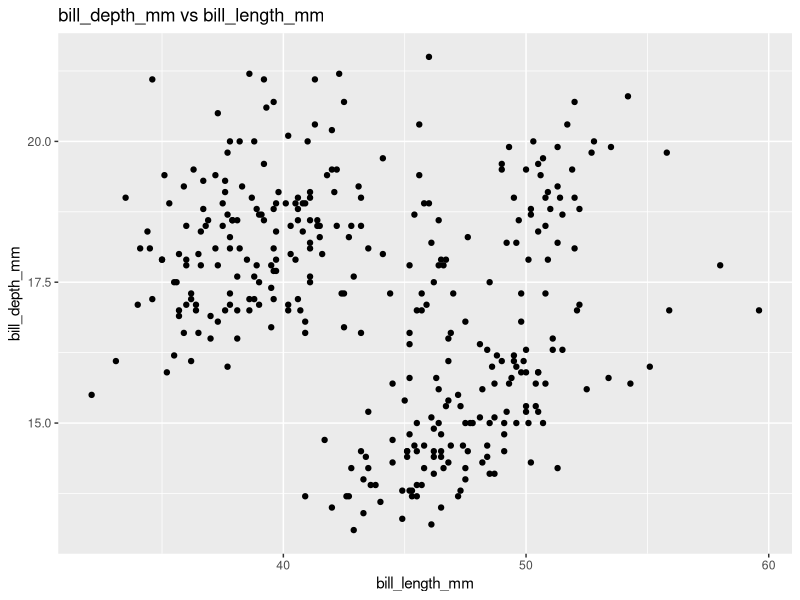
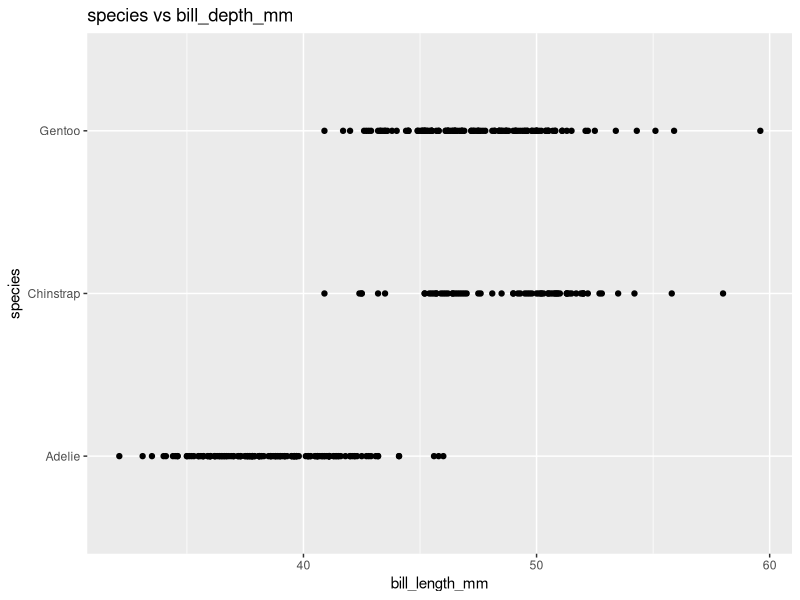
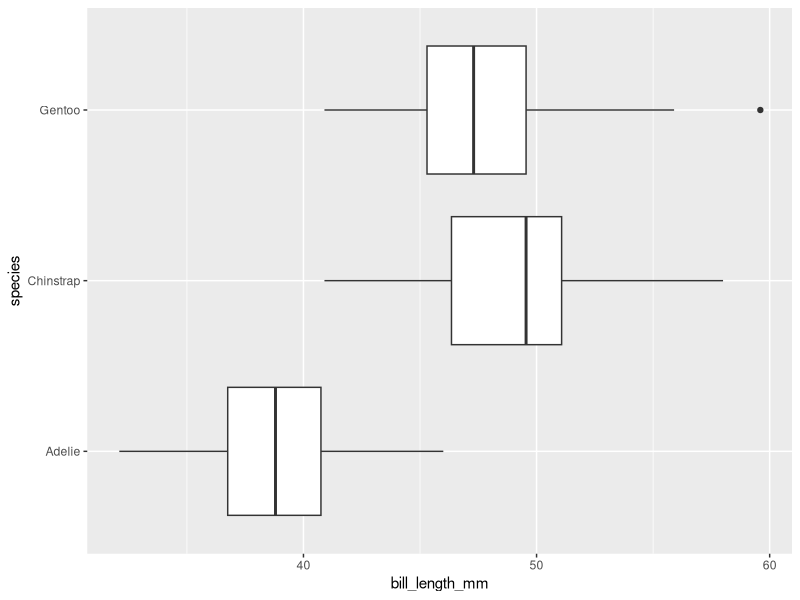
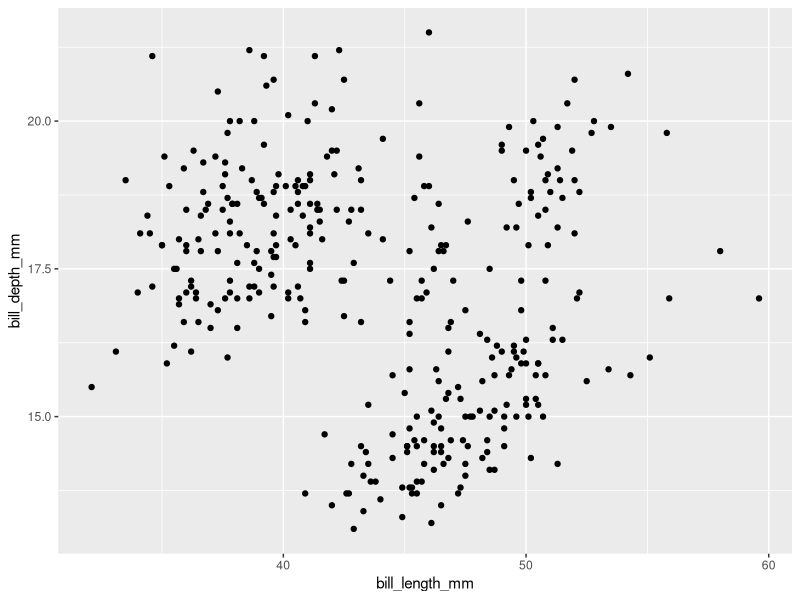
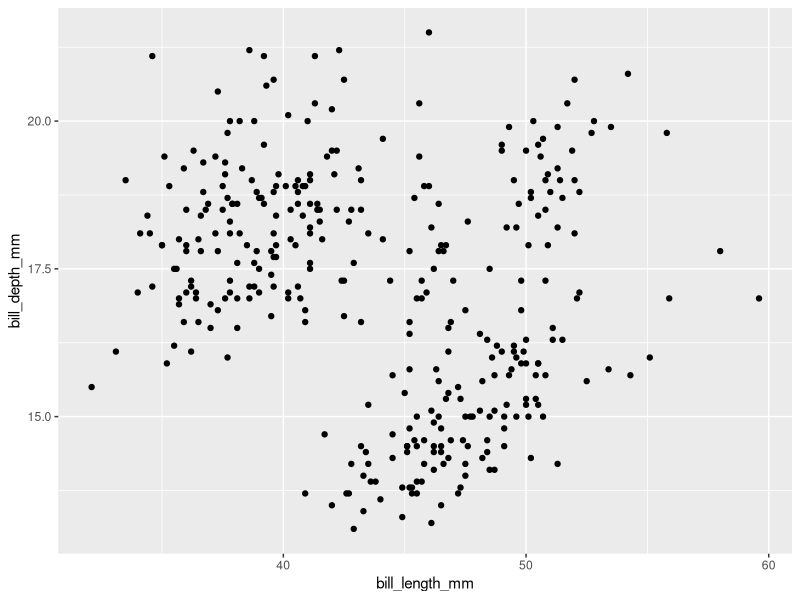
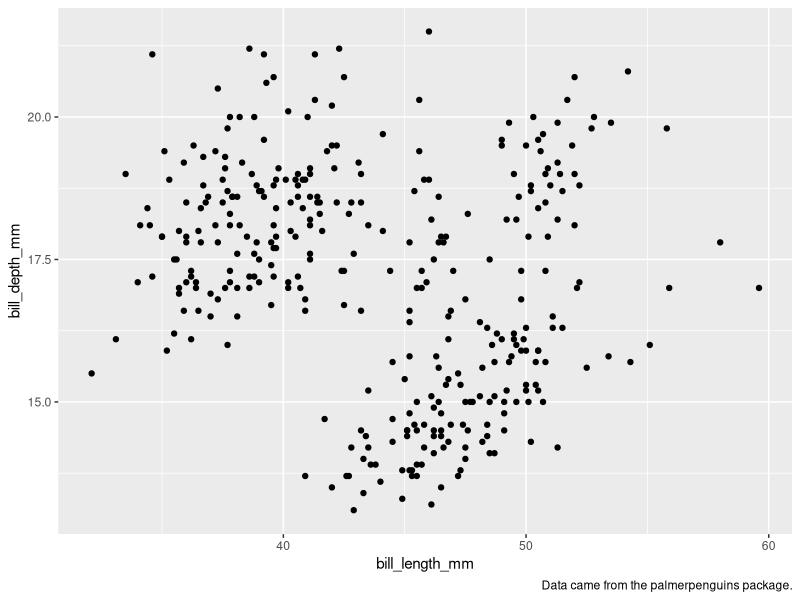
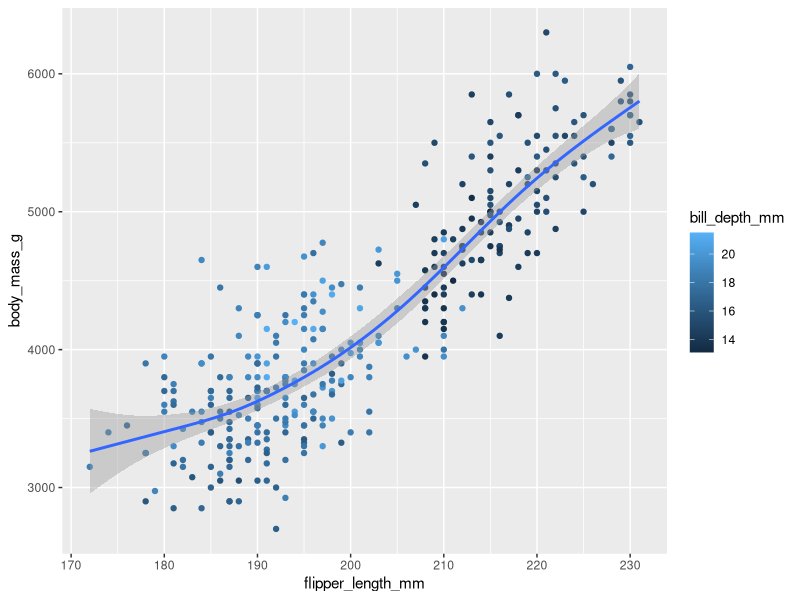
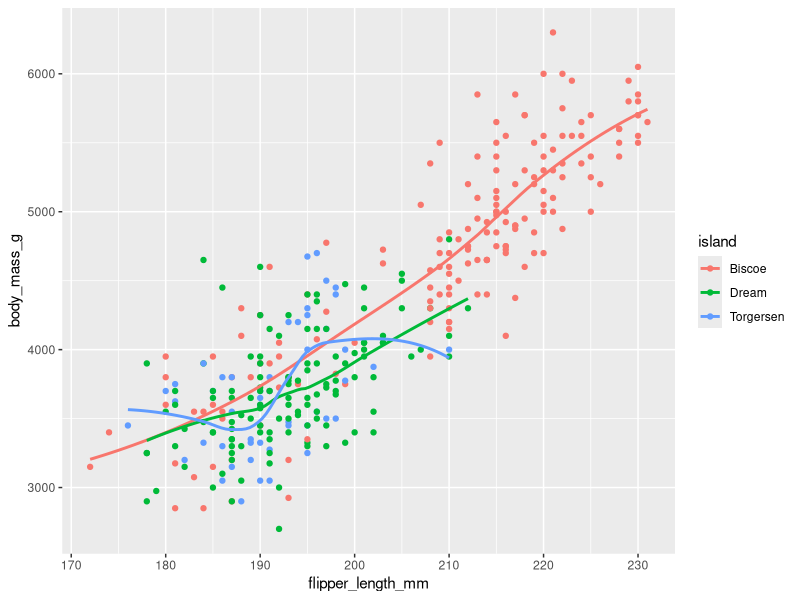

Write R code to recreate these figures, in order.
## ---- chunk 1
#| output: false
# Loading Packages
library(tidyverse)
library(palmerpenguins)

## ---- chunk 2
dim(penguins)
## ---- chunk 3
penguins |> # Following tidyverse style guide by using pipes
    ggplot(mapping = aes(y = bill_depth_mm, x = bill_length_mm)) + 
    geom_point() +
    labs(title="bill_depth_mm vs bill_length_mm")
## ---- chunk 4
penguins |> 
    ggplot(mapping = aes(y = species, x = bill_length_mm)) + 
    geom_point() + 
    labs(title="species vs bill_depth_mm")
## ---- chunk 5
penguins |>
    ggplot(mapping = aes(y = species, x = bill_length_mm)) + 
    geom_boxplot()
## ---- chunk 6
penguins |>
    ggplot(mapping =  aes(y = bill_depth_mm, x = bill_length_mm)) + 
    geom_point()
## ---- chunk 7
penguins |>
    ggplot() + 
    geom_point(
        mapping = aes(y = bill_depth_mm, x = bill_length_mm),
        na.rm = TRUE
        )
## ---- chunk 8
penguins |>
    ggplot() + 
    geom_point(
        mapping = aes(y = bill_depth_mm, x = bill_length_mm),
        na.rm = TRUE
    ) +
    labs(caption = "Data came from the palmerpenguins package.")
## ---- chunk 9
penguins |>
    ggplot(mapping = aes(y = body_mass_g, x = flipper_length_mm)) + 
    geom_point(mapping = aes(color = bill_depth_mm), na.rm = TRUE) +
    geom_smooth(method = "gam", na.rm = TRUE)
## ---- chunk 10
#| output: true
#| echo: false
ggplot(
  data = penguins,
  mapping = aes(x = flipper_length_mm, y = body_mass_g, color = island)
) +
  geom_point(na.rm = TRUE) +
  geom_smooth(se = FALSE, na.rm = TRUE)   
## ---- chunk 11
#| echo: false
ggplot(
  data = penguins,
  mapping = aes(x = flipper_length_mm, y = body_mass_g)
) +
  geom_point(na.rm = TRUE) +
  geom_smooth(na.rm = TRUE) +
  labs(title = "Plot 1")

ggplot() +
  geom_point(
    data = penguins, 
    mapping = aes(x = flipper_length_mm, y = body_mass_g),
    na.rm = TRUE
  ) +
  geom_smooth(
    data = penguins, 
    mapping = aes(x = flipper_length_mm, y = body_mass_g),
    na.rm = TRUE
  ) +
  labs(title = "Plot 2")
